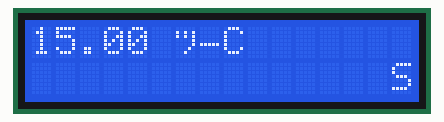
Simulated run of this program. Board: ESP8266 (NodeMCU). Shown: 16×2 character LCD.

Above: at 0.49 s.
At 1.28 s:
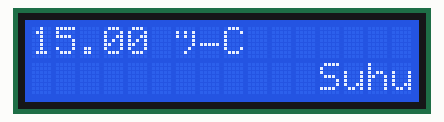
At 2.08 s:
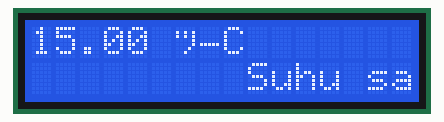
At 3.93 s:
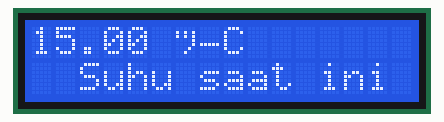
At 5.76 s:
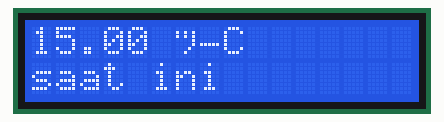
At 7.7 s:
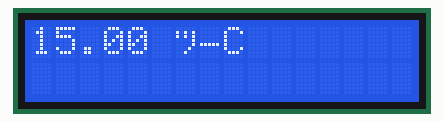

The program:

main.cpp
```cpp
#include <Arduino.h>
#include <Wire.h>

#include <LiquidCrystal_I2C.h>

LiquidCrystal_I2C lcd(0x27, 16, 2);
void setup()
{
  Wire.begin(2, 0); // GPIO 2, 0
  lcd.init();       // initialize the lcd
  lcd.backlight();

  lcd.home();
}

void scrollText(int row, String message, int delayTime, int lcdColumns)
{
  for (int i = 0; i < lcdColumns; i++)
  {
    message = " " + message;
  }
  message = message + " ";
  for (int pos = 0; pos < message.length(); pos++)
  {
    lcd.setCursor(0, row);
    lcd.print(message.substring(pos, pos + lcdColumns));
    delay(delayTime);
  }
}

void loop()
{
  lcd.home();
  float c = 15.00;
  lcd.print(String(c) + String(" °C"));
  scrollText(1, "Suhu saat ini", 250, 16);
}
```

Measured:
- by itself, everything shown: repeats every 7.9 s, in 29 steps
- what the display in image 5 shows lasts 0.5 s, from 7.7 s to 8.2 s
